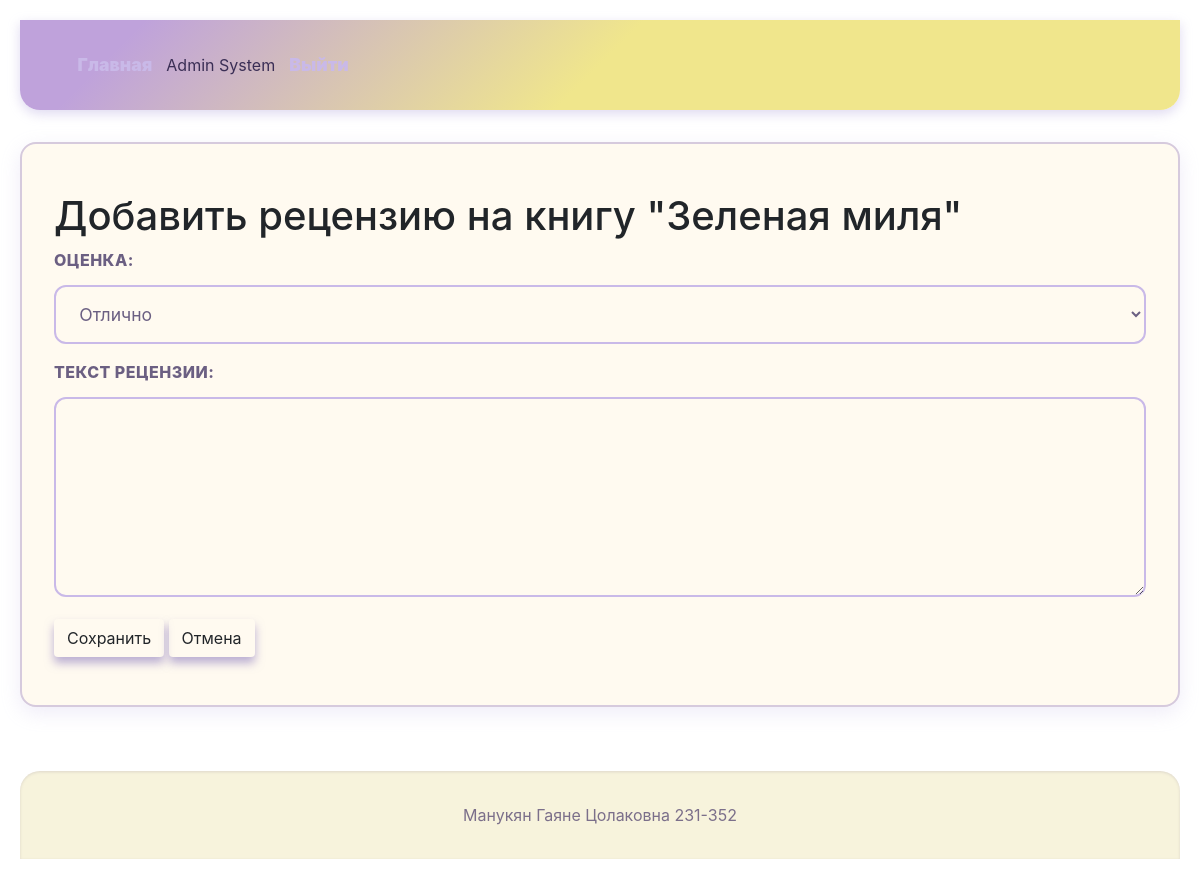
Page /books/7/review/new (signed in) on the committed database.
### models.py (models this page shows, shortened)
class User(db.Model, UserMixin):
    __tablename__ = 'users'  # <-- исправлено
    id = db.Column(db.Integer, primary_key=True)
    login = db.Column(db.String(50), nullable=False, unique=True)
    password_hash = db.Column(db.String(256), nullable=False)
    last_name = db.Column(db.String(50), nullable=False)
    first_name = db.Column(db.String(50), nullable=False)
    middle_name = db.Column(db.String(50))
    role_id = db.Column(db.Integer, db.ForeignKey('roles.id'), nullable=False)
    reviews = db.relationship('Review', backref='user', lazy=True)

class Book(db.Model):
    __tablename__ = 'books'
    id = db.Column(db.Integer, primary_key=True)
    title = db.Column(db.String(100), nullable=False)
    description = db.Column(db.Text, nullable=False)
    year = db.Column(db.Integer, nullable=False)
    publisher = db.Column(db.String(100), nullable=False)
    author = db.Column(db.String(100), nullable=False)
    pages = db.Column(db.Integer, nullable=False)
    cover_id = db.Column(db.Integer, db.ForeignKey('covers.id', ondelete='CASCADE'), nullable=False, unique=True)  # Add ondelete
    cover = db.relationship('Cover', back_populates='book', uselist=False, cascade="all, delete-orphan", single_parent=True) # Add single_parent
    genres = db.relationship('Genre', secondary='book_genres', back_populates='books')
    reviews = db.relationship('Review', backref='book', lazy=True, cascade="all, delete-orphan")

### app.py (the view, shortened to what this page needs)
@app.route('/books/<int:book_id>/review/new', methods=['GET', 'POST'])
@login_required
def add_review(book_id):
    book = Book.query.get_or_404(book_id)
    if current_user.role.name not in ('user', 'moderator', 'admin'):
        flash('У вас недостаточно прав для добавления рецензии', 'danger')
        return redirect(url_for('view_book', book_id=book_id))
    existing_review = Review.query.filter_by(book_id=book_id, user_id=current_user.id).first()
    if existing_review:
        flash('Вы уже оставили рецензию на эту книгу', 'warning')
        return redirect(url_for('view_book', book_id=book_id))
    return render_template('add_review.html', book=book)

### app.py (called while the page is built)
@login_manager.user_loader
def load_user(user_id):
    return User.query.get(int(user_id))

### templates/add_review.html (shortened to what this page needs)
{% extends "base.html" %}
{% block content %}
<h1>Добавить рецензию на книгу "{{ book.title }}"</h1>
<form method="POST">
    <div class="form-group">
        <label for="rating">Оценка:</label>
        <select id="rating" name="rating" required>
            <option value="5" selected>Отлично</option>
        </select>
    </div>
    <div class="form-group">
        <label for="text">Текст рецензии:</label>
        <textarea id="text" name="text" rows="6" required></textarea>
    </div>
    <button type="submit" class="btn">Сохранить</button>
    <a href="{{ url_for('view_book', book_id=book.id) }}" class="btn">Отмена</a>
</form>
{% endblock %}

### templates/base.html (shortened to what this page needs)
<!DOCTYPE html>
<html lang="ru">
<head>
    <link rel="stylesheet" href="{{ url_for('static', filename='css/style.css') }}">
    <link href="https://cdn.jsdelivr.net/npm/bootstrap@5.3.0/dist/css/bootstrap.min.css" rel="stylesheet">
    <link rel="stylesheet" href="{{ url_for('static', filename='css/style.css') }}">
    <link rel="stylesheet" href="https://stackpath.bootstrapcdn.com/bootstrap/4.5.2/css/bootstrap.min.css">
</head>
<body>
    <header>
        <nav>
            <a href="{{ url_for('index') }}">Главная</a>
            {% if current_user.is_authenticated %}
                <span>{{ current_user.last_name }} {{ current_user.first_name }}</span>
                <a href="{{ url_for('logout') }}">Выйти</a>
            {% else %}
                <a href="{{ url_for('login') }}">Войти</a>
            {% endif %}
        </nav>
    </header>
    <main>
        {% block content %}{% endblock %}
    </main>
    <footer>
        Манукян Гаяне Цолаковна 231-352
    </footer>
</body>
</html>

### static/css/style.css (style rules this page uses)
body { font-family: 'Segoe UI', Tahoma, Geneva, Verdana, sans-serif; line-height: 1.6; margin: 0; padding: 0; color: #4b3b66; background: #fffaf0; -webkit-font-smoothing: antialiased; -moz-osx-font-smoothing: grayscale; }
header { background: linear-gradient(135deg, #bfa2db 10%, #f0e68c 50%); color: #3a2e55; padding: 2rem 3rem; box-shadow: 0 4px 12px rgba(176, 162, 219, 0.4); border-bottom-left-radius: 20px; border-bottom-right-radius: 20px; }
nav { display: flex; justify-content: flex-start; align-items: center; max-width: 1500px; margin: 0 auto; gap: 2rem; }
nav a { color: #c9b9e8; text-decoration: none; font-weight: 1000; font-size: 1.1rem; padding: 0.3rem 0.6rem; border-radius: 6px; transition: background-color 0.3s ease, color 0.3s ease; }
main { padding: 3rem 2rem; max-width: 1400px; margin: 2rem auto 4rem; background: #fffaf0; border-radius: 16px; box-shadow: 0 6px 20px rgba(176, 162, 219, 0.2); border: 2px solid #d6cadd; }
footer { background: #f7f3dc; padding: 2rem 1rem; text-align: center; color: #7b6f8a; font-size: 1rem; border-top-left-radius: 20px; border-top-right-radius: 20px; box-shadow: inset 0 1px 3px rgba(123, 111, 138, 0.2); }
.btn { display: inline-block; background: #8c7bbe; color: white; padding: 0.7rem 1.5rem; border: none; border-radius: 12px; cursor: pointer; font-size: 1.1rem; font-weight: 700; text-decoration: none; box-shadow: 0 6px 10px rgba(140, 123, 190, 0.6); transition: background-color 0.3s ease, box-shadow 0.3s ease; }
.form-group { margin-bottom: 2rem; }
.form-group label { display: block; margin-bottom: 0.8rem; font-weight: 800; color: #6b5f82; letter-spacing: 0.03em; text-transform: uppercase; }
.form-group input[type="text"], .form-group input[type="number"], .form-group input[type="file"], .form-group select, .form-group textarea { width: 100%; padding: 1rem 1.2rem; border: 2px solid #c9b9e8; border-radius: 12px; font-size: 1.1rem; color: #6b5f82; transition: border-color 0.3s ease, box-shadow 0.3s ease; font-family: inherit; background: #fffaf0; }
.form-group textarea { min-height: 200px; resize: vertical; background: #fffaf0; }
:root { --purple-light: #a18cd1; --purple-dark: #6a4c93; --yellow-light: #fff9c4; --yellow-dark: #fbc02d; --background: #f5f3fa; --text-color: #3a2f5a; --btn-bg: var(--purple-dark); --btn-bg-hover: var(--yellow-dark); --btn-text: #fff; --btn-text-hover: var(--purple-dark); --input-bg: #fff; --input-border: #c3bde0; --input-focus-border: var(--purple-dark); --modal-bg: #fff; --modal-overlay-bg: rgba(106, 76, 147, 0.6); }
body { background-color: var(--background); color: var(--text-color); font-family: 'Segoe UI', Tahoma, Geneva, Verdana, sans-serif; line-height: 1.6; margin: 0; padding: 20px; }

### rows in the picture
User: last_name "Admin", first_name "System"
Book: title "Зеленая миля"
